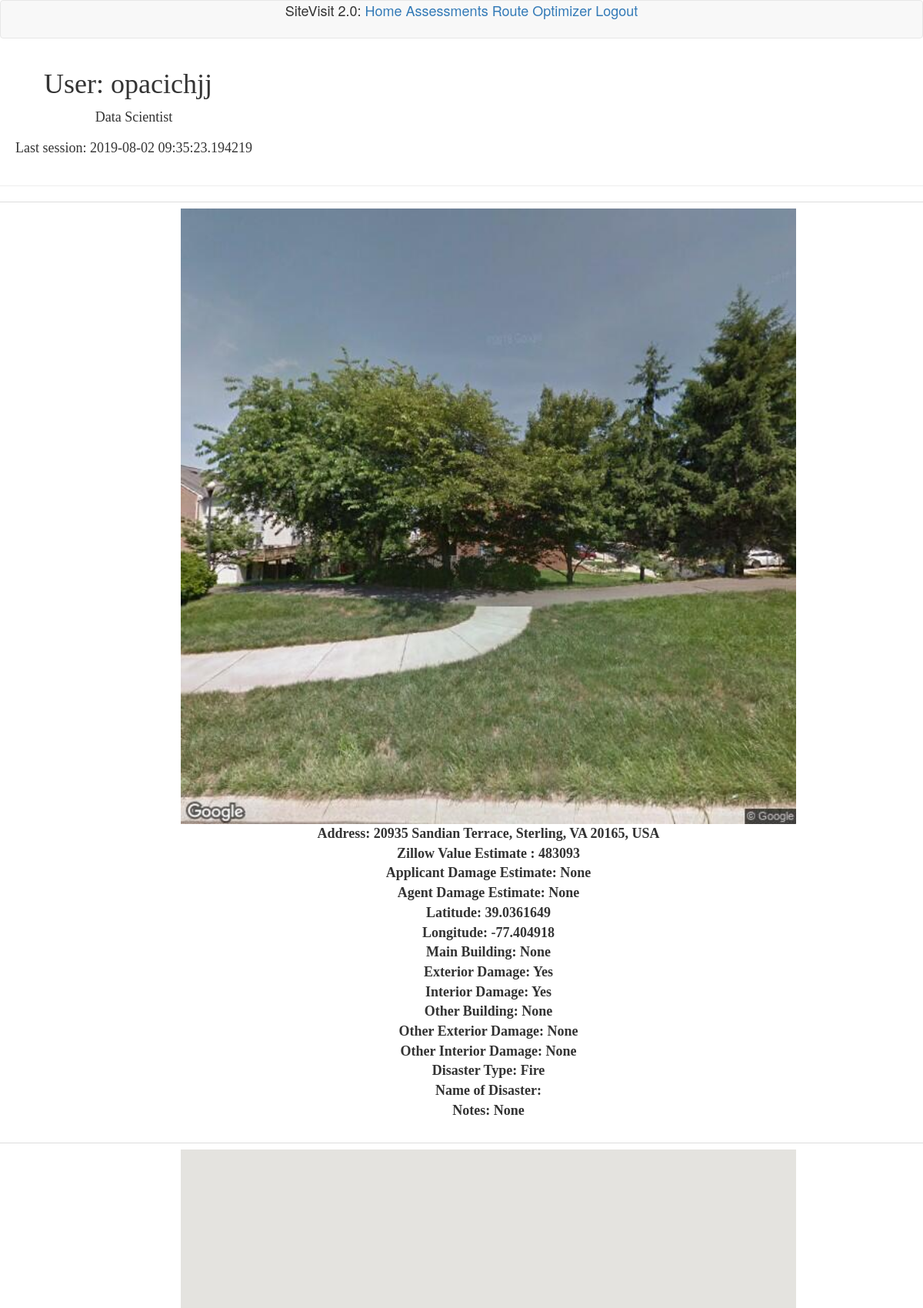
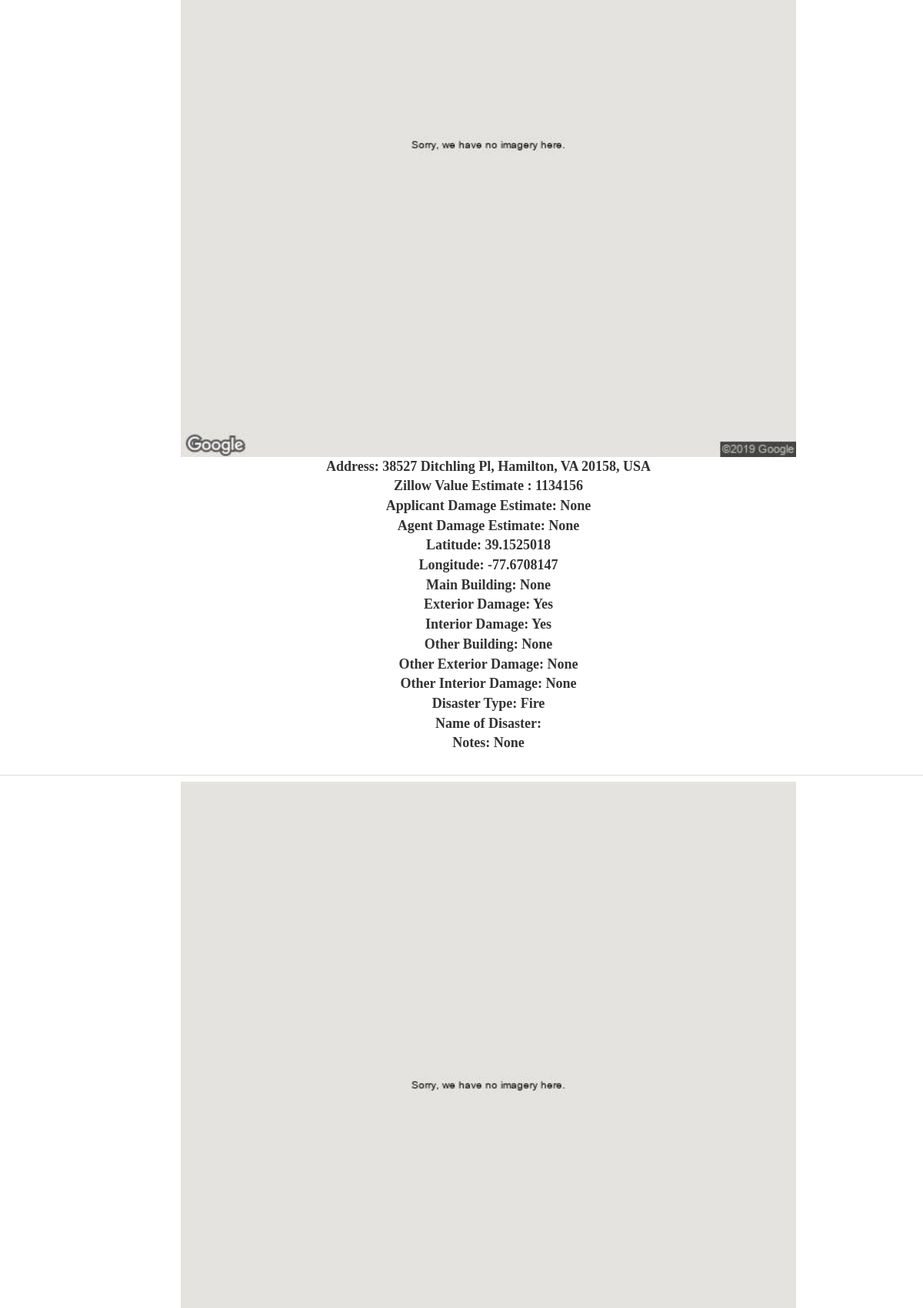
Screenshot of /user/opacichjj (signed in, upper part) with the database file from the repository (2 pictures, top to bottom).
### app/models.py (models this page shows, shortened)
class User(UserMixin, db.Model):
    id = db.Column(db.Integer, primary_key=True) ## setting our primary key for SQL database
    username = db.Column(db.String(64), index=True, unique=True) ## string capped at 64 characters
    email = db.Column(db.String(120), index=True, unique=True)
    password_hash = db.Column(db.String(128))
    assessments = db.relationship('Assessment', backref='author', lazy='dynamic')
    optimizer = db.relationship('Optimizer', backref='author', lazy='dynamic')
    title = db.Column(db.String(80))
    last_seen = db.Column(db.DateTime, default=datetime.utcnow)
    def assessment_list(self):
        return Assessment.query.filter(
                Assessment.user_id== self.id).order_by(
                    Assessment.timestamp.desc())

class Assessment(db.Model):
    id = db.Column(db.Integer, primary_key=True)  ## assessment id
    raw_address = db.Column(db.String(80))
    agent_est = db.Column(db.String(15))
    applicant_est = db.Column(db.String(15))
    lat = db.Column(db.String(25))
    lng = db.Column(db.String(25))
    street_number = db.Column(db.String(10))
    street_name = db.Column(db.String(60))
    city_name = db.Column(db.String(60))
    state_abr = db.Column(db.String(5))
    postal_code = db.Column(db.String(12))
    formatted_address = db.Column(db.String(120))
    google_place_id = db.Column(db.String(40))
    street_pic = db.Column(db.String(100))
    zillow_estimate = db.Column(db.Integer)
    zillow_baths = db.Column(db.String(3))
    zillow_bedrooms = db.Column(db.String(3))
    damage = db.Column(db.String(60))  ## contents of assessment
    other_damage = db.Column(db.String(60))
    exterior = db.Column(db.String(60))
    interior = db.Column(db.String(60))
    other_exterior = db.Column(db.String(60))
    other_interior = db.Column(db.String(60))
    disaster_type = db.Column(db.String(60))
    disaster_name = db.Column(db.String(60))
    comments = db.Column(db.String(300))
    timestamp = db.Column(db.DateTime, index=True, default=datetime.utcnow) ## creates time of assessment, utcnow creates uniform timestamps
    user_id = db.Column(db.Integer, db.ForeignKey('user.id'))

### app/routes.py (the view)
@app.route('/user/<username>')
@login_required  ## requires logged in users to access
def user(username):
    user = User.query.filter_by(username=username).first_or_404()
    assessments = current_user.assessment_list().all()
    return render_template('user.html', user=user, assessments=assessments)

### app/models.py (called while the page is built)
@login.user_loader  ## decorator used to register flask_login
def load_user(id):
    return User.query.get(int(id)) ## id is passed as a string, so we turn to int for db processing

### app/routes.py (called while the page is built)
@app.before_request ## before_request executes before any view function
def before_request():
    if current_user.is_authenticated:  ## checking if user is logged in
        current_user.last_seen = datetime.utcnow() ## setting last_seen to current time
        db.session.commit() ## committing time

### app/templates/user.html (shortened to what this page needs)
{% extends "base.html" %}
{% block content %}
<table>
  <tr valign="top">
      <td>
          <h1>User: {{ user.username }}</h1>
          {% if user.title %}<p>{{ user.title }}</p>{% endif %}
          {% if user.last_seen %}<p>Last session: {{ user.last_seen }}</p>{% endif %}
      </td>
  </tr>
</table>
    <hr>
    {% for assessment in assessments %}
        {% include '_post.html' %}
    {% endfor %}
{% endblock %}}

### app/templates/base.html (shortened to what this page needs)
{% extends 'bootstrap/base.html' %}
{% block navbar %}
    <nav class="navbar navbar-default"><font size=4>
          SiteVisit 2.0:
          <a href="{{ url_for('index') }}"> Home </a>
          {% if current_user.is_anonymous %}
          <a href="{{ url_for('login') }}"> Login </a>
          {% else %}
          <a href="{{ url_for('user', username=current_user.username) }}"> Assessments </a>
          <a href="{{ url_for('optimizer', username=current_user.username) }}"> Route Optimizer </a>
          <a href="{{ url_for('logout') }}"> Logout </a>
          {% endif %}
        </nav>
        <link rel="stylesheet" type ='text/css' href="style.css">
        <body align = 'center'><font face="palatino">
{% endblock %}

### app/templates/_post.html (shortened to what this page needs)
<table class="table table-hover">
    <tr>
        <td width="70px" align='center'>
        </td>
        <td>
          <b>
          <img src = "http://localhost:5000//images/{{ assessment.street_pic}}"  height ='800' width = '800'> </img> </b> <br>
          <body align = 'center'><font size=4 face='palatino'>
            <b>Address: {{ assessment.formatted_address }} </b> <br>
            <b>Zillow Value Estimate : {{ assessment.zillow_estimate }} </b><br>
            <b>Applicant Damage Estimate: {{ assessment.applicant_est }}</b><br>
            <b>Agent Damage Estimate: {{ assessment.agent_est }}</b><br>
            <b>Latitude: {{ assessment.lat }}</b><br>
            <b>Longitude: {{ assessment.lng }}</b><br>
            <b>Main Building: {{ assessment.damage }}</b><br>
            <b>Exterior Damage: {{ assessment.exterior }}</b><br>
            <b>Interior Damage: {{ assessment.interior }}</b><br>
            <b>Other Building: {{ assessment.other_damage }}</b><br>
            <b>Other Exterior Damage: {{ assessment.other_exterior }}</b><br>
            <b>Other Interior Damage: {{ assessment.other_interior }}</b><br>
            <b>Disaster Type: {{ assessment.disaster_type }}</b><br>
            <b>Name of Disaster: {{ assessment.disaster_name }}</b><br>
            <b>Notes: {{ assessment.comments }}</b><br>
          </body>
        </td>
    </tr>
</table>

### app/templates/style.css (style rules this page uses)
p { margin: 10px 5px 15px 20px; }

### rows the page displays
User: username "opacichjj", title "Data Scientist", last_seen "2019-08-02 09:35:23.194219"
Assessment: street_pic (picture), formatted_address "20935 Sandian Terrace, Sterling, VA 20165, USA", zillow_estimate "483093", applicant_est "None", agent_est "None", lat "39.0361649", lng "-77.404918", damage "None", exterior "Yes", interior "Yes", other_damage "None", other_exterior "None", other_interior "None", disaster_type "Fire", comments "None"
Assessment: street_pic (picture), formatted_address "38527 Ditchling Pl, Hamilton, VA 20158, USA", zillow_estimate "1134156", applicant_est "None", agent_est "None", lat "39.1525018", lng "-77.6708147", damage "None", exterior "Yes", interior "Yes", other_damage "None", other_exterior "None", other_interior "None", disaster_type "Fire", comments "None"
Assessment: street_pic (picture)
